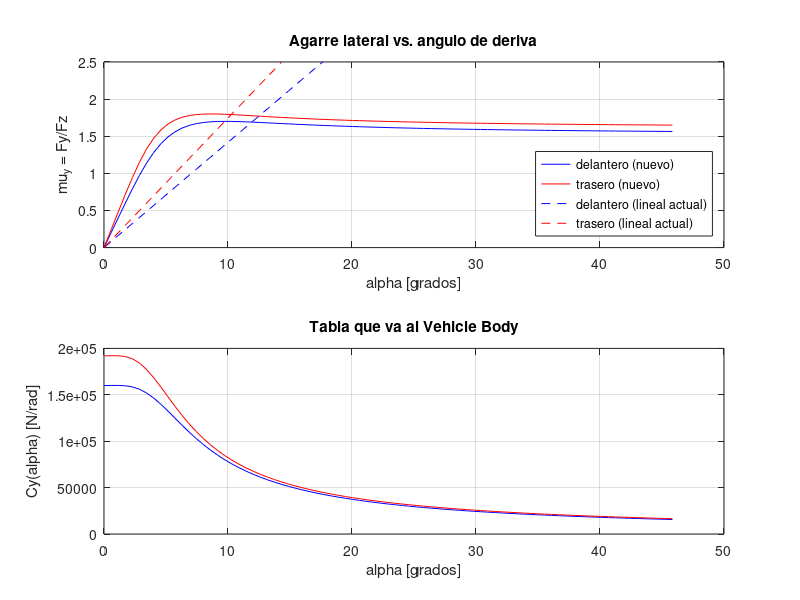

The MATLAB source for this figure:
%% f1_lateral_tire_table.m
% Tabla de rigidez de curva Cy(alpha) para el Vehicle Body 3DOF (modo
% "Mapped slip angle"), de modo que la fuerza lateral SATURE.
%
% Fisica (documentacion del bloque, por rueda):
%     Fy = Cy(alpha) * alpha * mu * Fz / (2*Fznom)
% Entonces el agarre lateral usado por eje, mu_y = Fy/Fz, vale
%     mu_y(alpha) = Cy(alpha) * alpha / (2*Fznom)           (mu = 1)
% Se disena primero mu_y(alpha) con la forma de la Magic Formula
%     mu_y = D*sin( C*atan( B*a - E*(B*a - atan(B*a)) ) )
% y luego se despeja la tabla:   Cy(alpha) = 2*Fznom*mu_y(alpha)/alpha.
%
% Parametros de diseno (ajustables):
%   mu_pk  : pico de Fy/Fz (D). Delantero 1.7 y trasero 1.8 -> el eje
%            delantero satura primero (subviraje en el limite = estable).
%   k      : pendiente inicial de Fy/Fz [1/rad] = rigidez / carga. El valor
%            actual del modelo es ~8 (delantero) y ~10 (trasero): demasiado
%            blando, el auto necesitaria 10-12 grados de deriva para dar
%            1.7 de agarre. Un neumatico de F1 es ~20-25.
%   C, E   : forma. C controla el "codo"; E negativo adelanta el pico y
%            deja una caida suave despues (no hay acantilado: evita
%            inestabilidades numericas y de manejo).

%% Parametros
Fznom   = 4000;      % [N] igual que en el Vehicle Body (Fznom)
mu_pk_f = 1.7;   k_f = 20;     % eje delantero
mu_pk_r = 1.8;   k_r = 24;     % eje trasero
C = 1.3;  E = -2;

%% Tabla (simetrica, para que funcione con alpha negativo)
a_pos     = linspace(0, 0.8, 81);              % 0 a 0.8 rad (0 a 46 grados)
alpha_brk = [-fliplr(a_pos(2:end)), a_pos];    % 161 puntos

Bf = k_f / (C * mu_pk_f);
Br = k_r / (C * mu_pk_r);
muF = @(a) mu_pk_f * sin(C * atan(Bf*a - E*(Bf*a - atan(Bf*a))));
muR = @(a) mu_pk_r * sin(C * atan(Br*a - E*(Br*a - atan(Br*a))));

Cy_f_tab = 2 * Fznom * muF(alpha_brk) ./ alpha_brk;
Cy_r_tab = 2 * Fznom * muR(alpha_brk) ./ alpha_brk;
Cy_f_tab(alpha_brk == 0) = 2 * Fznom * k_f;    % limite alpha -> 0
Cy_r_tab(alpha_brk == 0) = 2 * Fznom * k_r;

%% Resumen
[pkF, iF] = max(muF(a_pos));  [pkR, iR] = max(muR(a_pos));
fprintf('Delantero: Cy(0) = %.0f N/rad | pico mu_y = %.2f en %.1f grados\n', Cy_f_tab(alpha_brk==0), pkF, rad2deg(a_pos(iF)));
fprintf('Trasero:   Cy(0) = %.0f N/rad | pico mu_y = %.2f en %.1f grados\n', Cy_r_tab(alpha_brk==0), pkR, rad2deg(a_pos(iR)));
fprintf('Tabla: %d puntos, alpha de %.2f a %.2f rad\n', numel(alpha_brk), alpha_brk(1), alpha_brk(end));

%% Grafica de verificacion (comparada con el modelo lineal actual)
figure;
subplot(2,1,1);
plot(rad2deg(a_pos), muF(a_pos), 'b', rad2deg(a_pos), muR(a_pos), 'r', ...
     rad2deg(a_pos), 65e3/(2*Fznom)*a_pos, 'b--', rad2deg(a_pos), 80e3/(2*Fznom)*a_pos, 'r--');
ylim([0 2.5]); grid on; xlabel('alpha [grados]'); ylabel('mu_y = Fy/Fz');
legend('delantero (nuevo)', 'trasero (nuevo)', 'delantero (lineal actual)', 'trasero (lineal actual)', 'Location', 'southeast');
title('Agarre lateral vs. angulo de deriva');
subplot(2,1,2);
plot(rad2deg(a_pos), Cy_f_tab(alpha_brk >= 0), 'b', rad2deg(a_pos), Cy_r_tab(alpha_brk >= 0), 'r'); grid on
xlabel('alpha [grados]'); ylabel('Cy(alpha) [N/rad]'); title('Tabla que va al Vehicle Body');
